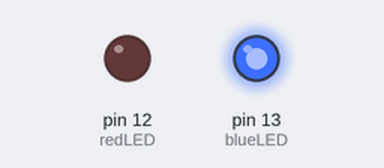
This sketch was run on a simulated Arduino Uno, built with avr-gcc and run on an emulated ATmega328P. Parts: output pins drawn as LEDs (lit = HIGH).

Above: at 0.5 s.
At 10.5 s:
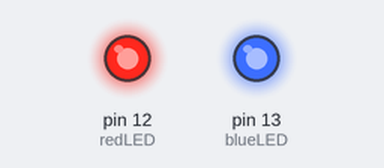
At 15.5 s:
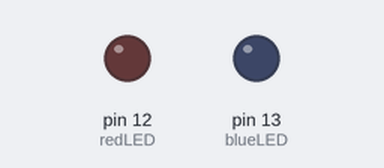
At 21.5 s:
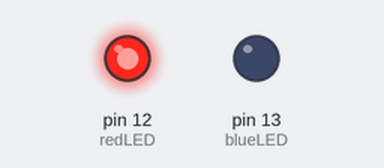
Timing chart, 0 to 23.4 s (numbered marks = the images above):
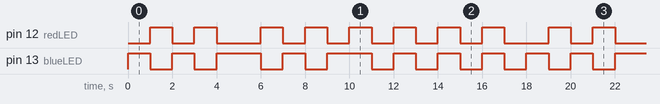

The sketch:

assignment1_level_31.ino
```cpp
						//LEVEL 3
//Date:2023-01-12
//NAME: PRANAV BHAVSAR
//week 1
//assignment 1
//level 3
				//First pattern for alternate 5 CYCLE

int blueLED = 13;
int redLED = 12;

//define input and outputs
void setup()
{
  pinMode(blueLED, OUTPUT);
  pinMode(redLED, OUTPUT);
}
//runs forever
void loop()
{
  digitalWrite(blueLED, HIGH);
  delay(0); // Wait for 0 millisecond(s)
  digitalWrite(redLED, LOW);
  delay(1000); // Wait for 1000 millisecond(s)

  digitalWrite(blueLED, LOW);
  delay(0); // Wait for 0 millisecond(s)
  digitalWrite(redLED, HIGH);
  delay(1000); // Wait for 1000 millisecond(s)

  digitalWrite(blueLED, HIGH);
  delay(0); // Wait for 1000 millisecond(s)
  digitalWrite(redLED, LOW);
  delay(1000); // Wait for 1000 millisecond(s)

  digitalWrite(blueLED, LOW);
  delay(0); // Wait for 0 millisecond(s)
  digitalWrite(redLED, HIGH);
  delay(1000); // Wait for 1000 millisecond(s)

  digitalWrite(blueLED, HIGH);
  delay(0); // Wait for 0 millisecond(s)
  digitalWrite(redLED, LOW);
  delay(1000); // Wait for 1000 millisecond(s)

  digitalWrite(blueLED, HIGH);
  delay(0); // Wait for 0 millisecond(s)
  digitalWrite(redLED, LOW);
  delay(1000); // Wait for 1000 millisecond(s)

  digitalWrite(blueLED, LOW);
  delay(0); // Wait for 0 millisecond(s)
  digitalWrite(redLED, HIGH);
  delay(1000); // Wait for 1000 millisecond(s)

  digitalWrite(blueLED, HIGH);
  delay(0); // Wait for 1000 millisecond(s)
  digitalWrite(redLED, LOW);
  delay(1000); // Wait for 1000 millisecond(s)

  digitalWrite(blueLED, LOW);
  delay(0); // Wait for 0 millisecond(s)
  digitalWrite(redLED, HIGH);
  delay(1000); // Wait for 1000 millisecond(s)

  digitalWrite(blueLED, HIGH);
  delay(0); // Wait for 0 millisecond(s)
  digitalWrite(redLED, LOW);
  delay(1000); // Wait for 1000 millisecond(s)

  //4 CYCLE ON THE SAME TIME

  digitalWrite(blueLED, HIGH);
  delay(0); // Wait for 0 millisecond(s)
  digitalWrite(redLED, HIGH);
  delay(1000); // Wait for 1000 millisecond(s)

  digitalWrite(blueLED, LOW);
  delay(0); // Wait for 0 millisecond(s)
  digitalWrite(redLED, LOW);
  delay(1000); // Wait for 1000 millisecond(s)

  digitalWrite(blueLED, HIGH);
  delay(0); // Wait for 0 millisecond(s)
  digitalWrite(redLED, HIGH);
  delay(1000); // Wait for 1000 millisecond(s)

  digitalWrite(blueLED, LOW);
  delay(0); // Wait for 0 millisecond(s)
  digitalWrite(redLED, LOW);
  delay(1000); // Wait for 1000 millisecond(s)


  digitalWrite(blueLED, HIGH);
  delay(0); // Wait for 0 millisecond(s)
  digitalWrite(redLED, HIGH);
  delay(1000); // Wait for 1000 millisecond(s)

  digitalWrite(blueLED, LOW);
  delay(0); // Wait for 0 millisecond(s)
  digitalWrite(redLED, LOW);
  delay(1000); // Wait for 1000 millisecond(s)

  digitalWrite(blueLED, HIGH);
  delay(0); // Wait for 0 millisecond(s)
  digitalWrite(redLED, HIGH);
  delay(1000); // Wait for 1000 millisecond(s)

  digitalWrite(blueLED, LOW);
  delay(0); // Wait for 0 millisecond(s)
  digitalWrite(redLED, LOW);
  delay(1000); // Wait for 1000 millisecond(s)

}
```

Measured:
- by itself, pin 12 (redLED): repeats every 18.0 s: LOW 1.0 s, HIGH 1.0 s, LOW 2.0 s, 5 × (HIGH 1.0 s, LOW 1.0 s), HIGH 1.0 s, LOW 2.0 s, HIGH 1.0 s
- by itself, pin 13 (blueLED): repeats every 18.0 s: LOW 1.0 s, HIGH 1.0 s, LOW 1.0 s, HIGH 2.0 s, LOW 1.0 s, HIGH 1.0 s, LOW 1.0 s, HIGH 2.0 s, 4 × (LOW 1.0 s, HIGH 1.0 s)
- by itself, everything shown: repeats every 18.0 s, in 17 steps
